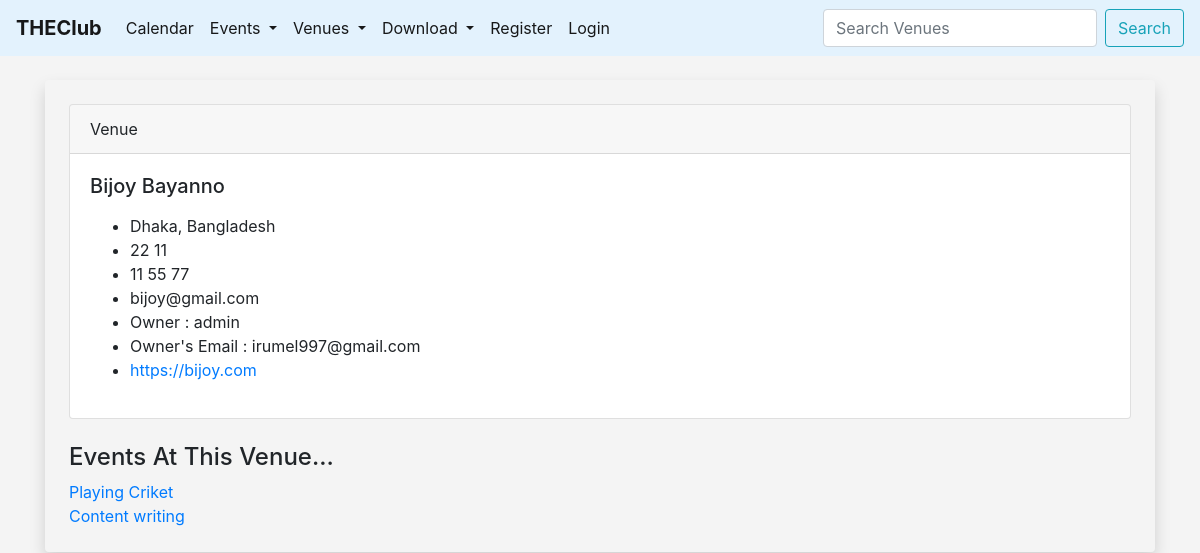
The app's page /show_venue/2 with its own data.
### events/models.py (models this page shows, shortened)
class Venue(models.Model):
	name = models.CharField('Venue Name', max_length=120)
	address = models.CharField(max_length=300)
	Zip_code = models.CharField('Zip Code', max_length=10, blank=True)
	phone = models.CharField('Contuct Phone', max_length=20)
	web = models.URLField('Website Address', blank=True)
	email_address = models.EmailField('Email Address')
	owner = models.IntegerField('Venue Owner', blank=False, default=1)
	venue_image = models.ImageField(null=True, blank=True, upload_to="images/")
	def __str__(self):
		return self.name

class Event(models.Model):
	name = models.CharField('Event Name', max_length=120)
	event_date = models.DateTimeField('Event Date')
	venue = models.ForeignKey(Venue, blank=True, null=True, on_delete=models.CASCADE)
	manager = models.ForeignKey(User, blank=True, null=True, on_delete=models.SET_NULL)
	description = models.TextField(blank=True)
	attendess = models.ManyToManyField(MyClubUser, blank=True)
	approved = models.BooleanField('Approved', default=False)
	def __str__(self):
		return self.name

### events/views.py (the view)
# urls.py: path('show_venue/<venue_id>', views.show_venue, name='show-venue'),
def show_venue(request, venue_id):
	venue = Venue.objects.get(pk=venue_id)
	events = venue.event_set.all()
	venue_owner = User.objects.get(pk=venue.owner)
	return render(request, 'events/show_venue.html', {
		'venue': venue,
		'venue_owner': venue_owner,
		'events': events,
		})

### events/templates/events/show_venue.html (shortened to what this page needs)
{% extends 'events/base.html' %}
{% block content %}
<div class="shadow p-4 md-5 bg-body rounded">
    <div class="card">
      <div class="card-header">
        Venue
      </div>
      <div class="card-body">
        <h5 class="card-title">{{ venue }}</h5>
        <p class="card-text">
    <ul>
        <li>{{ venue.address }}</li>
        <li>{{ venue.Zip_code }}</li>
        <li>{{ venue.phone }}</li>
        <li>{{ venue.email_address }}</li>
        <li>Owner : {{ venue_owner }}</li>
        <li>Owner's Email : {{ venue_owner.email }}</li>
        <li><a href="{{ venue.web }}">{{ venue.web }}</a></li>
    </ul>
        </p>
      </div>
    </div><br>
    <h4>Events At This Venue...</h4>
    {% if events %}
      {% for event in events %}
        <a href="{% url 'show-event' event.id %}">{{ event }}</a><br>
      {% endfor %}
    {% else %}
    No Events Scheduled At This Time.
    {% endif %}
</div><br><br>
{% endblock %}

### events/templates/events/base.html (style rules this page uses)
body { background: #f4f4f4; }

### records on screen
Venue: name "Bijoy Bayanno", address "Dhaka, Bangladesh", Zip_code "22 11", phone "11 55 77", email_address "bijoy@gmail.com", web "https://bijoy.com"
Event: name "Playing Criket"
Event: name "Content writing"

### other values on screen
{{ venue_owner }} "admin"
{{ venue_owner.email }} "irumel997@gmail.com"
